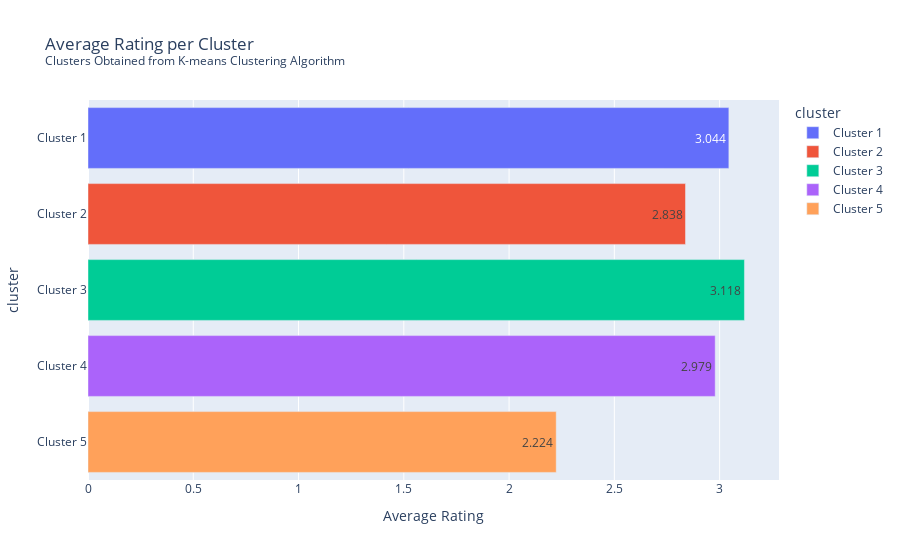

The notebook cell this image was saved under:
### Code cell
px.bar(tsne_df.groupby('cluster')['Rating'].mean().reset_index().rename(columns = {'Rating':'Average Rating'}).round(3), y = 'cluster', x = 'Average Rating', color = 'cluster', text = 'Average Rating',
                                                            title = 'Average Rating per Cluster <br><sup>Clusters Obtained from K-means Clustering Algorithm</sup>')

### Figure 1 — Plotly figure (JSON) as saved in the notebook; plotly's stock layout.template omitted (floating-point values rounded to 4 significant figures)
{"data": [{"alignmentgroup": "True", "hovertemplate": "cluster=%{y}<br>Average Rating=%{text}<extra></extra>", "legendgroup": "Cluster 1", "marker": {"color": "#636efa", "pattern": {"shape": ""}}, "name": "Cluster 1", "offsetgroup": "Cluster 1", "orientation": "h", "showlegend": true, "text": [3.044], "textposition": "auto", "type": "bar", "x": [3.044], "xaxis": "x", "y": ["Cluster 1"], "yaxis": "y"}, {"alignmentgroup": "True", "hovertemplate": "cluster=%{y}<br>Average Rating=%{text}<extra></extra>", "legendgroup": "Cluster 2", "marker": {"color": "#EF553B", "pattern": {"shape": ""}}, "name": "Cluster 2", "offsetgroup": "Cluster 2", "orientation": "h", "showlegend": true, "text": [2.838], "textposition": "auto", "type": "bar", "x": [2.838], "xaxis": "x", "y": ["Cluster 2"], "yaxis": "y"}, {"alignmentgroup": "True", "hovertemplate": "cluster=%{y}<br>Average Rating=%{text}<extra></extra>", "legendgroup": "Cluster 3", "marker": {"color": "#00cc96", "pattern": {"shape": ""}}, "name": "Cluster 3", "offsetgroup": "Cluster 3", "orientation": "h", "showlegend": true, "text": [3.118], "textposition": "auto", "type": "bar", "x": [3.118], "xaxis": "x", "y": ["Cluster 3"], "yaxis": "y"}, {"alignmentgroup": "True", "hovertemplate": "cluster=%{y}<br>Average Rating=%{text}<extra></extra>", "legendgroup": "Cluster 4", "marker": {"color": "#ab63fa", "pattern": {"shape": ""}}, "name": "Cluster 4", "offsetgroup": "Cluster 4", "orientation": "h", "showlegend": true, "text": [2.979], "textposition": "auto", "type": "bar", "x": [2.979], "xaxis": "x", "y": ["Cluster 4"], "yaxis": "y"}, {"alignmentgroup": "True", "hovertemplate": "cluster=%{y}<br>Average Rating=%{text}<extra></extra>", "legendgroup": "Cluster 5", "marker": {"color": "#FFA15A", "pattern": {"shape": ""}}, "name": "Cluster 5", "offsetgroup": "Cluster 5", "orientation": "h", "showlegend": true, "text": [2.224], "textposition": "auto", "type": "bar", "x": [2.224], "xaxis": "x", "y": ["Cluster 5"], "yaxis": "y"}], "layout": {"barmode": "relative", "legend": {"title": {"text": "cluster"}, "tracegroupgap": 0}, "title": {"text": "Average Rating per Cluster <br><sup>Clusters Obtained from K-means Clustering Algorithm</sup>"}, "xaxis": {"anchor": "y", "domain": [0, 1], "title": {"text": "Average Rating"}}, "yaxis": {"anchor": "x", "categoryarray": ["Cluster 5", "Cluster 4", "Cluster 3", "Cluster 2", "Cluster 1"], "categoryorder": "array", "domain": [0, 1], "title": {"text": "cluster"}}}}
